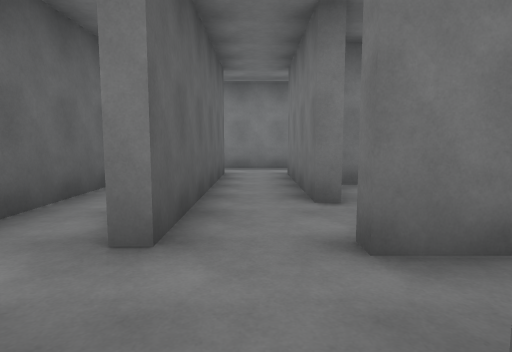
view 1 (above)

23 first-person views from a walk through a Unity game level. The camera is 1.4 m above the floor, tilts 6° down and sees 75° across. The floor is counted in squares, 2 m on a side. Each view is taken from the middle of a square. On the plan, view 1 faces up. The plan holds only what a view shows up to about 10 squares ahead; the rest is blank. The player character is not drawn.

view 2
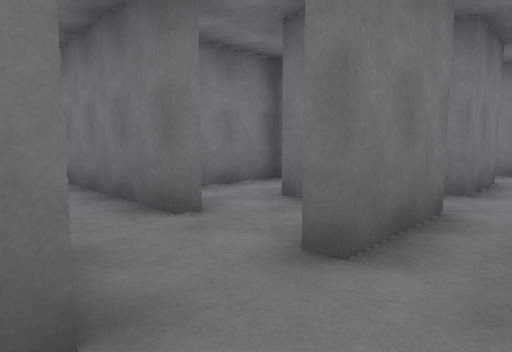

view 3
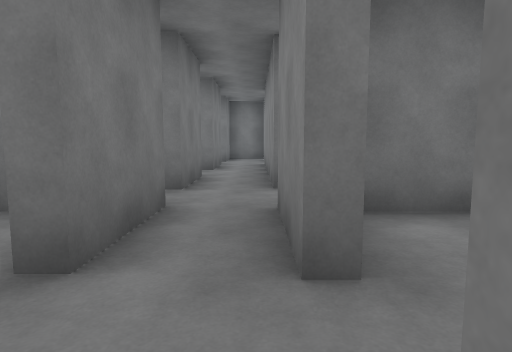

view 4
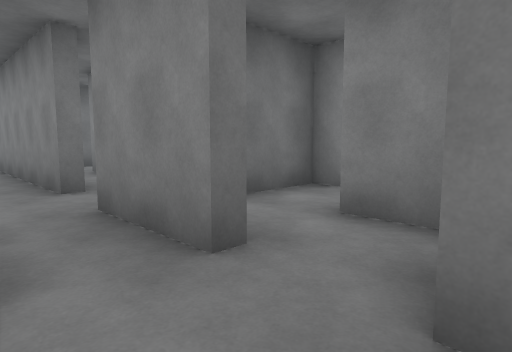

view 5
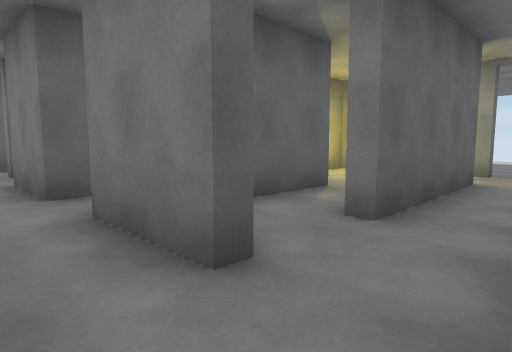

view 6
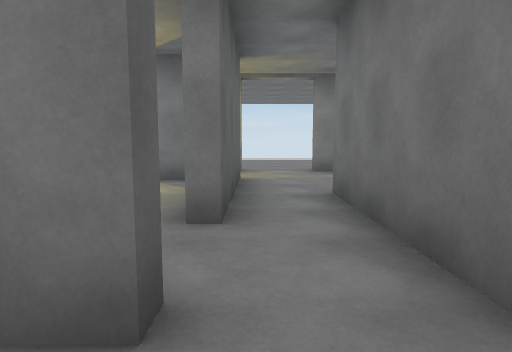

view 7
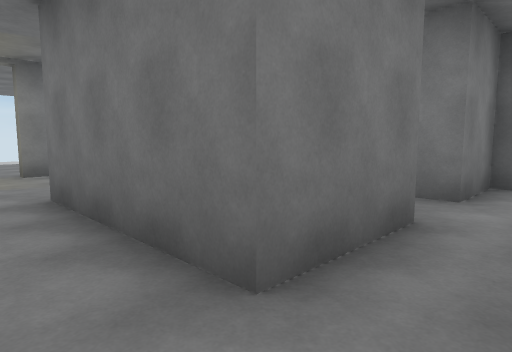

view 8
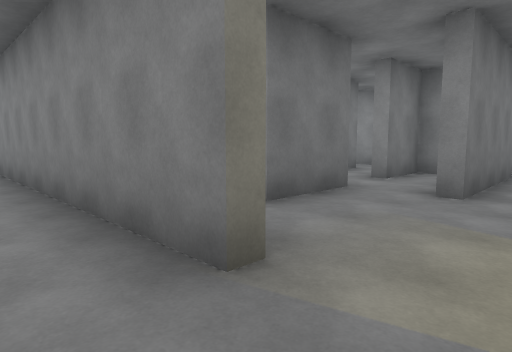

view 9
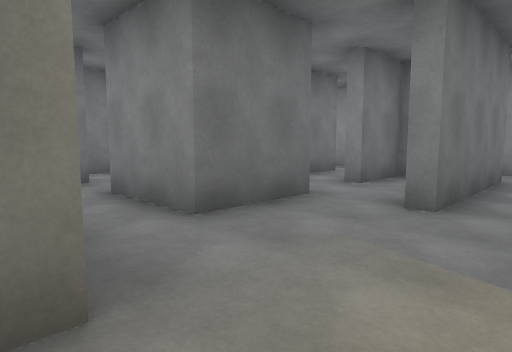

view 10
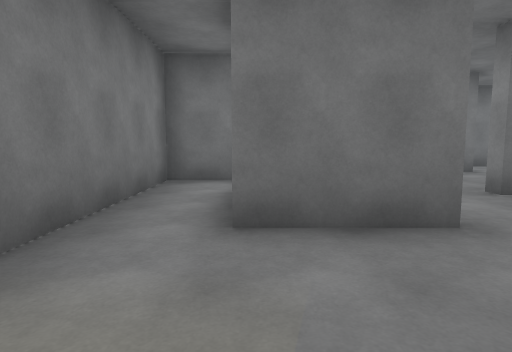

view 11
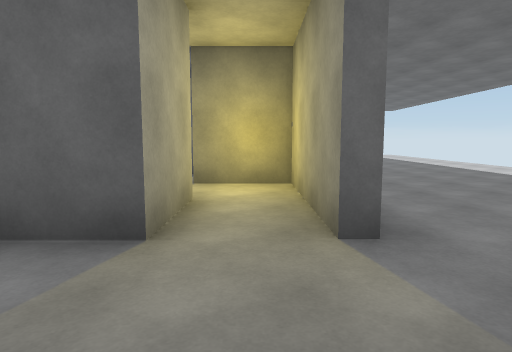

view 12
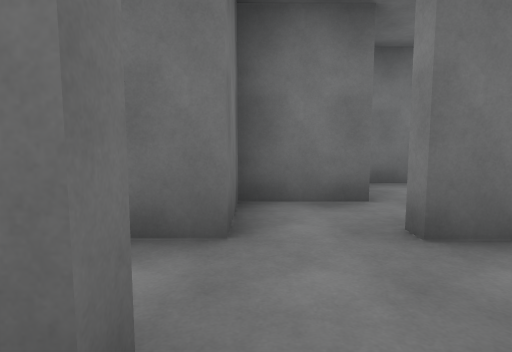

view 13
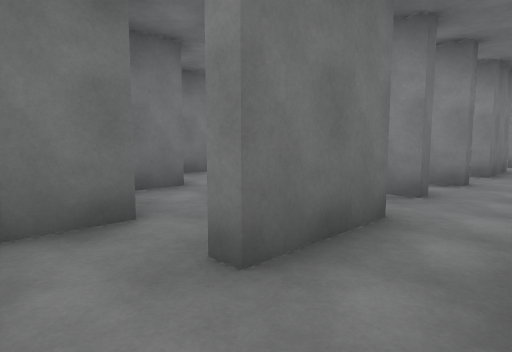

view 14
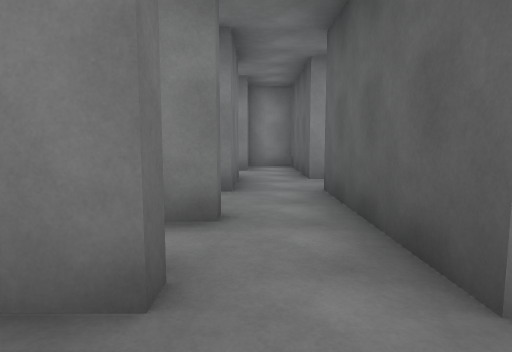

view 15
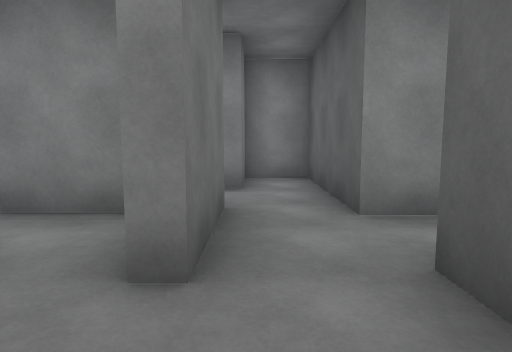

view 16
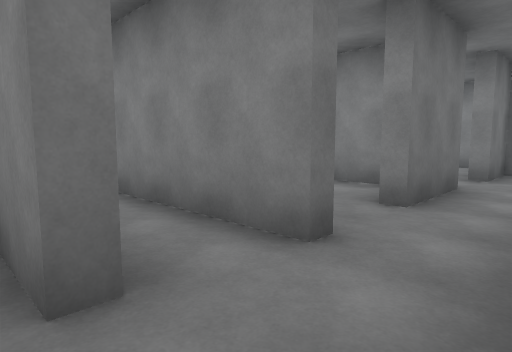

view 17
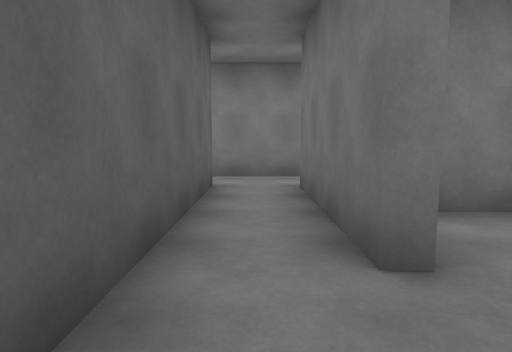

view 18
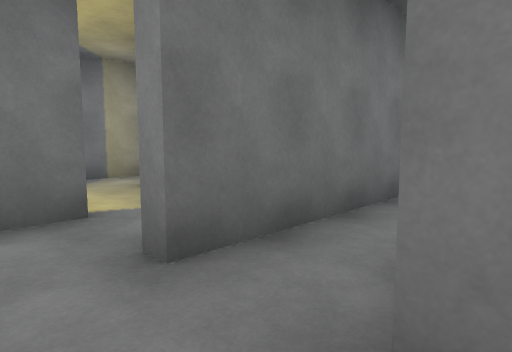

view 19
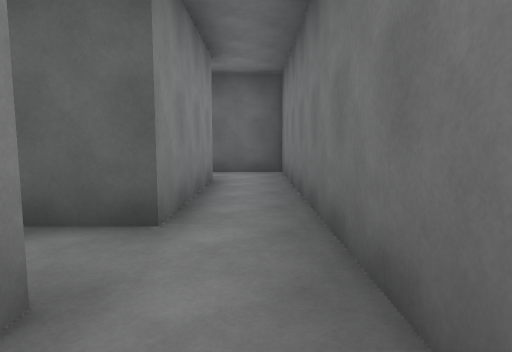

view 20
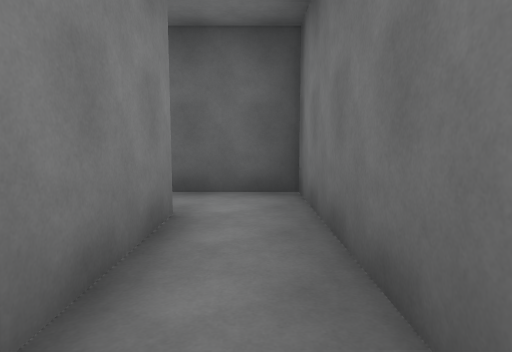

view 21
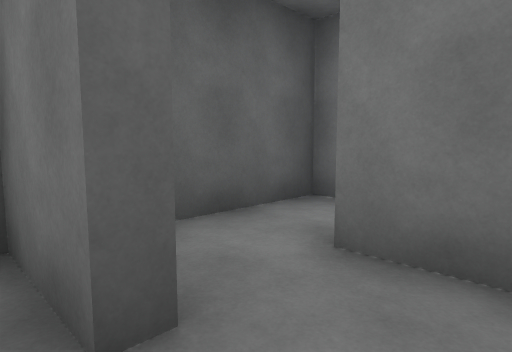

view 22
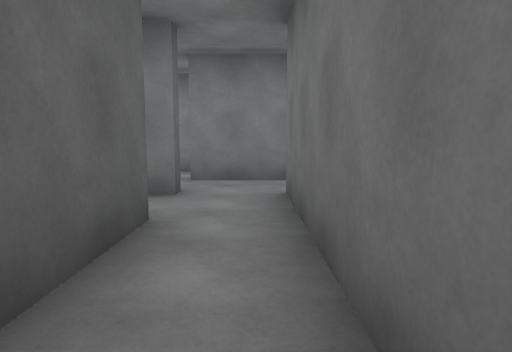

view 23
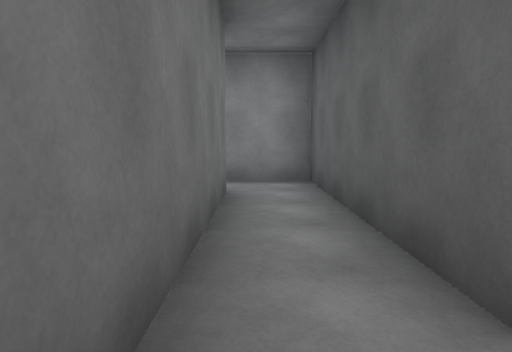

### Floor plan
Ten units are one square. View 1 is at (0, 0); x grows to the right and y downward. Boxes are objects, and circles mark ways between rooms. Rooms are numbered by the first view taken in them; rooms with no view inside come last. Other rooms are left out.
<svg viewBox="-75 -95 226 173">
<path fill="none" stroke="#000" d="M7 -4 7 -8M7 -21 7 -24M-2 9 8 9M-23 -51 -23 -21M90 -21 70 -21M104 -8 115 -8M103 9 130 9M66 -8 90 -8M120 -21 103 -21 103 -39M57 -25 57 -21 38 -21M54 -49 54 -60M70 -21 70 -55M39 -8 66 -8M25 -21 7 -21M41 -56 41 -39M48 -69 42 -69M7 -8 26 -8M57 -90 57 -86M73 -86 73 -89 146 -89M57 -86 25 -86 25 -69M85 -86 73 -86M86 -52 86 -72M39 -72 57 -72 57 -38M86 -23 86 -39M118 -36 118 -53 103 -53 103 -60M82 -23 86 -23M90 42 90 73 103 73 103 59 106 59M103 46 103 26 108 26M103 12 103 9M90 -8 90 29M-42 -72 -7 -72M4 -86 -55 -86 -55 -74M14 -86 4 -86M-40 -40 -40 9 -24 9M-40 -58 -40 -53M-24 -69 -42 -69M-26 -4 -26 -55M7 -36 7 -71M22 -34 22 -39M-7 -72 -7 -21M39 -53 12 -53M22 -69 22 -76M86 -72 108 -72M118 -70 118 -86 85 -86M-55 -74 -55 -65"/>
<circle cx="0" cy="-10" r="3" fill="#2a7"/>
<circle cx="0" cy="-20" r="3" fill="#2a7"/>
<circle cx="70" cy="-10" r="3" fill="#2a7"/>
<circle cx="100" cy="-25" r="3" fill="#2a7"/>
<circle cx="100" cy="0" r="3" fill="#2a7"/>
<circle cx="65" cy="-90" r="3" fill="#2a7"/>
<circle cx="90" cy="-45" r="3" fill="#2a7"/>
<circle cx="80" cy="-80" r="3" fill="#2a7"/>
<circle cx="10" cy="-80" r="3" fill="#2a7"/>
<circle cx="0" cy="-70" r="3" fill="#2a7"/>
<circle cx="-50" cy="-70" r="3" fill="#2a7"/>
<circle cx="20" cy="-70" r="3" fill="#2a7"/>
<circle cx="-40" cy="-60" r="3" fill="#2a7"/>
<text x="0" y="-10">1</text>
<text x="90" y="-10">2</text>
<text x="50" y="-30">3</text>
<text x="-70" y="30">4</text>
<text x="70" y="-70">5</text>
<text x="100" y="-40">6</text>
<text x="100" y="30">7</text>
<text x="-30" y="-80">8</text>
<text x="10" y="-80">9</text>
<text x="-30" y="-40">10</text>
<text x="0" y="-40">11</text>
<text x="30" y="-60">12</text>
<text x="100" y="-80">13</text>
<text x="-50" y="-70">14</text>
</svg>
Room 1 opens to room 3. Room 1 opens to room 11. Room 2 opens to room 3. Room 2 opens to room 6. Room 2 opens to room 7. Room 4 opens to room 5. Room 5 opens to room 6. Room 5 opens to room 13. Room 8 opens to room 9. Room 8 opens to room 11. Room 8 opens to room 14. Room 9 opens to room 12. Room 10 opens to room 14.

Where each view was taken, in squares from view 1:
view 1: 0 up, 0 right, facing up
view 2: 1 up, 1 left, facing up-right
view 3: 1 up, 1 left, facing right
view 4: 2 up, 1 left, facing down-right
view 5: 1 up, 7 right, facing up-left
view 6: 1 up, 6 right, facing up
view 7: 1 up, 6 right, facing up-right
view 8: 10 up, 6 right, facing down-right
view 9: 9 up, 6 right, facing down-right
view 10: 7 up, 6 right, facing right
view 11: 8 up, 8 right, facing left
view 12: 5 up, 8 right, facing right
view 13: 5 up, 9 right, facing down-right
view 14: 2 up, 10 right, facing down
view 15: 1 down, 10 right, facing down
view 16: 1 up, 9 right, facing down-right
view 17: 2 up, 0 right, facing up
view 18: 8 up, 1 left, facing down-right
view 19: 8 up, 2 right, facing left
view 20: 8 up, 1 left, facing left
view 21: 5 up, 3 left, facing up-left
view 22: 1 up, 3 left, facing up
view 23: 5 up, 3 left, facing down
